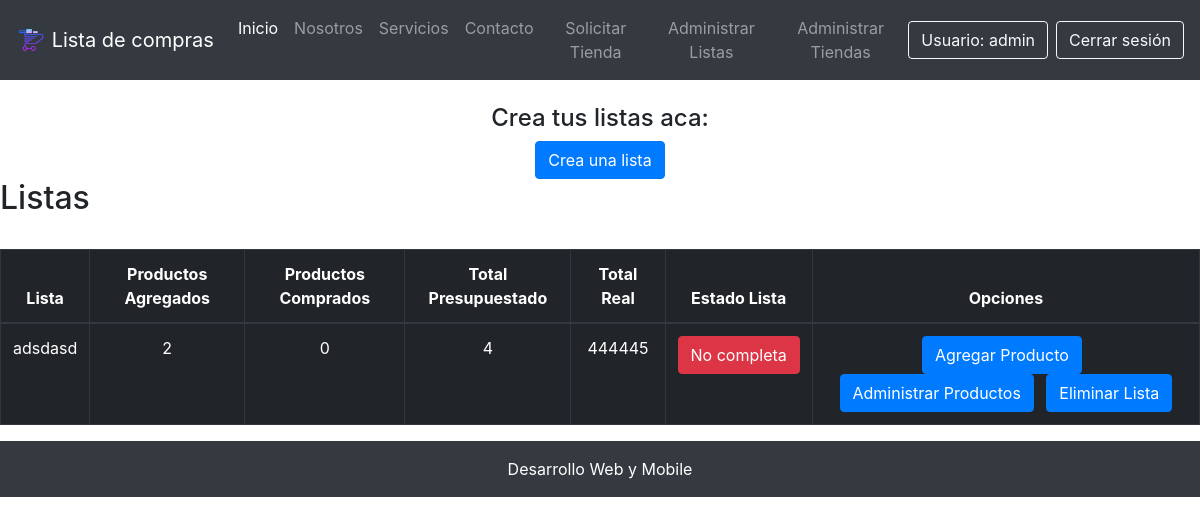
/listar_listas/ (signed in), run on an earlier commit of the app's database.
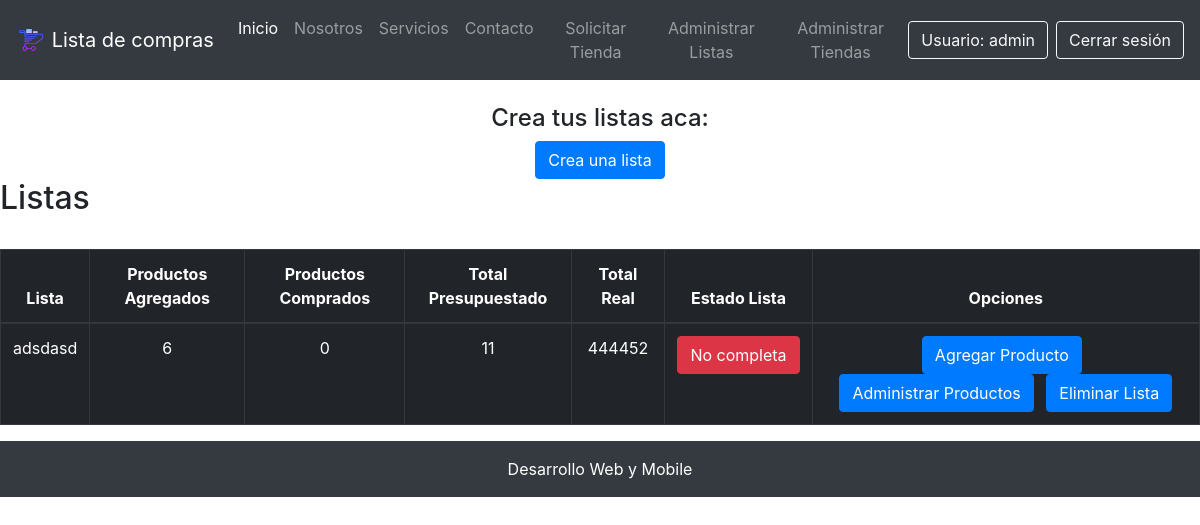
And on a later commit of the database.
### core/models.py (models this page shows, shortened)
class Lista(models.Model):
    usuario = models.ForeignKey(User, on_delete=models.CASCADE, verbose_name="Nombre Usuario")
    nombre_lista = models.CharField(max_length=30 ,verbose_name="Nombre Lista")
    total_productos_agregados = models.IntegerField(verbose_name="Productos Agregados")
    total_productos_comprados = models.IntegerField(verbose_name="Productos Comprados")
    costo_total_presupuestado = models.IntegerField(verbose_name="Total Presupuestado")
    costo_total_real = models.IntegerField(verbose_name="Total Real")
    estadoLista = models.ForeignKey(EstadoLista, on_delete=models.CASCADE, verbose_name="Estado Lista")

class EstadoLista(models.Model):
    nombre = models.CharField(max_length=30, verbose_name="Estado Lista")

### core/views.py (the view)
# urls.py: path('listas/', listar_listas, name="api_listar_listas"),
@login_required
def listar_listas(request):
    listas = Lista.objects.filter(usuario=request.user)
    return render(request, 'core/listar_listas.html', {
        'listas': listas
    })

### core/templates/core/listar_listas.html (shortened to what this page needs)
{% extends 'core/base.html' %}
{% load static %}
{% block contenido %}
<br>
<div class="container">
    <div class="row">
        <div class="col-12 text-center">
            <h4 class="text-center">Crea tus listas aca:</h4>
            <a class="btn btn-primary" href="{% url 'crear_lista' %}">Crea una lista</a>
        </div>
    </div>
</div>
<h2>Listas</h2>
<br>
<div class="table-responsive">
    <table class="table table-dark table-bordered table-hover table-condensed">
        <thead>
            <tr>
                <th class="text-center">Lista</th>
                <th class="text-center">Productos Agregados</th>
                <th class="text-center">Productos Comprados</th>
                <th class="text-center">Total Presupuestado</th>
                <th class="text-center">Total Real</th>
                <th class="text-center">Estado Lista</th>
                <th class="text-center">Opciones</th>
            </tr>
        </thead>
        <tbody>
            {% for l in listas %}
            <tr>
                <td class="text-center">{{ l.nombre_lista }}</td>
                <td class="text-center">{{ l.total_productos_agregados }}</td>
                <td class="text-center">{{ l.total_productos_comprados }}</td>
                <td class="text-center">{{ l.costo_total_presupuestado }}</td>
                <td class="text-center">{{ l.costo_total_real }}</td>
                {% if l.estadoLista.id == 1 %}
                    <td class="text-center">
                        <a href="" class="btn btn-danger">{{ l.estadoLista.nombre }}</a>
                    </td>
                {% else %}
                    <td class="text-center">
                        <a href="" class="btn btn-success">{{ l.estadoLista.nombre }}</a>
                    </td>
                {% endif %}
                <td class="text-center">
                    <a class="btn btn-primary mr-2" href="{% url 'form_producto' l.id %}">Agregar Producto</a>
                    <a class="btn btn-primary mr-2" href="{% url 'listar_productos' l.id %}" >Administrar Productos</a>
                    <a class="btn btn-primary" href="{% url 'eliminar_lista' l.id %}">Eliminar Lista</a>
                </td>
            </tr>
            {% endfor %}
        </tbody>
    </table>
</div>
{% endblock contenido %}

What changed in the data, as far as the page shows it:
changed Lista "adsdasd": total_productos_agregados "2" → "6"; costo_total_presupuestado "4" → "11"; costo_total_real "444445" → "444452"
